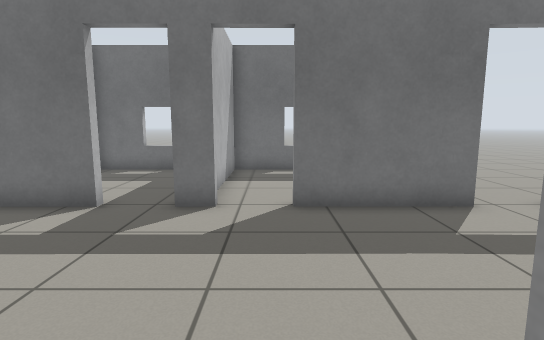
[1] (above)

15 first-person views from a walk through a world built for the Gazebo simulator. The camera is 0.94 m above the floor, tilts 8° down and sees 80° across. The floor is counted in squares, 0.5 m on a side. Each view is taken from the middle of a square. On the plan, view 1 faces up. The plan holds only what a view shows up to about 17 squares ahead; the rest is blank.

[2]
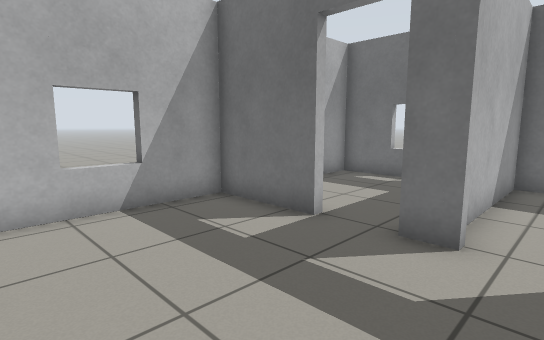

[3]
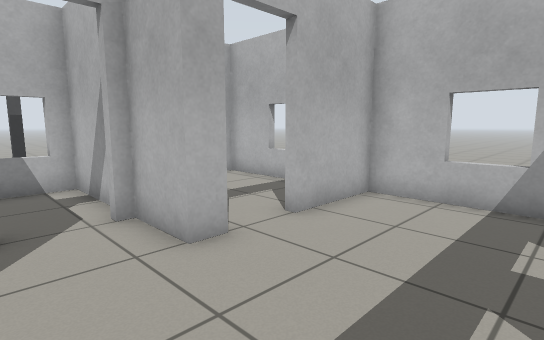

[4]
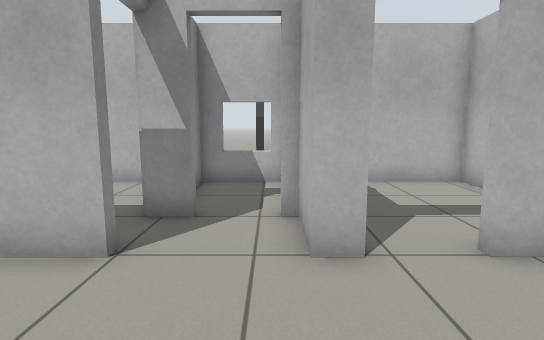

[5]
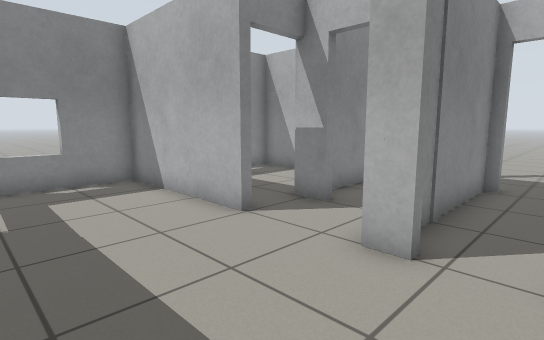

[6]
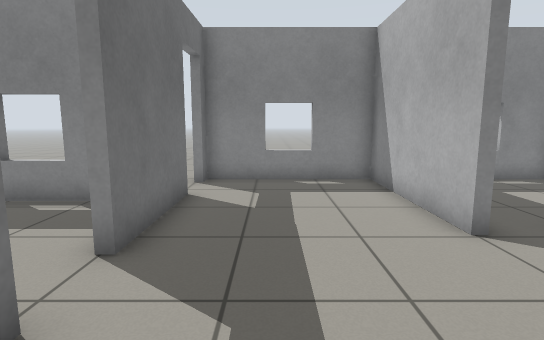

[7]
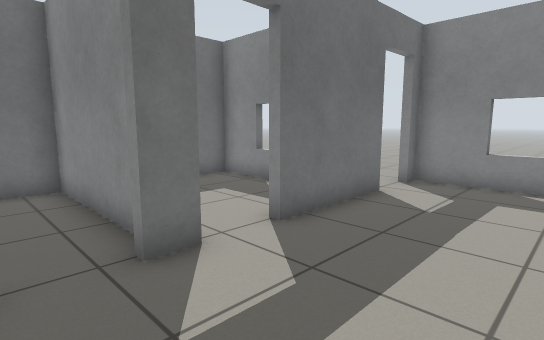

[8]
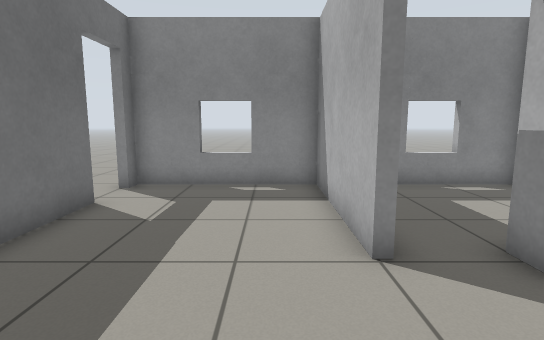

[9]
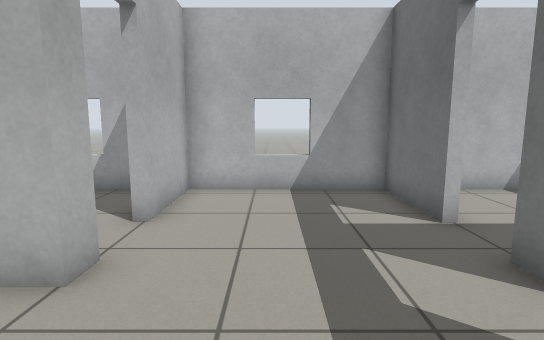

[10]
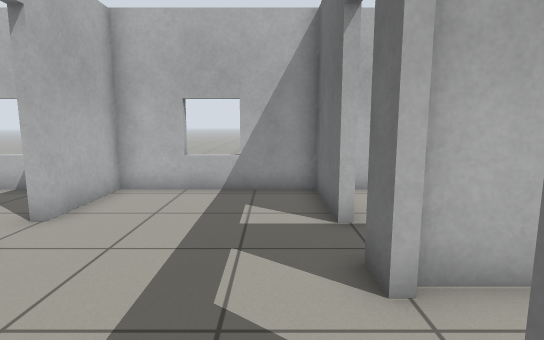

[11]
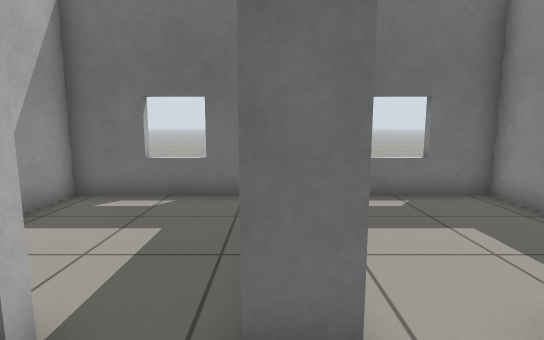

[12]
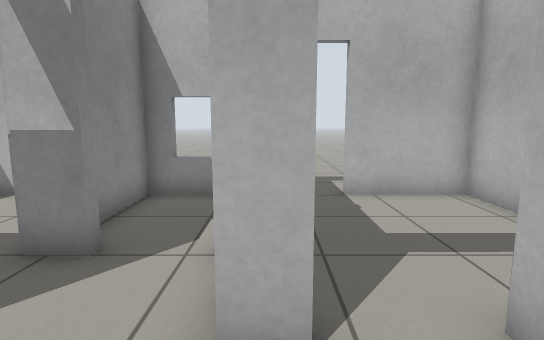

[13]
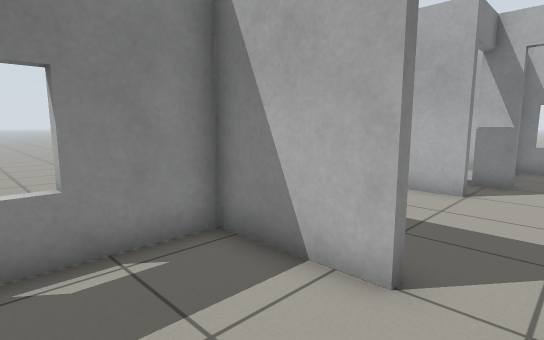

[14]
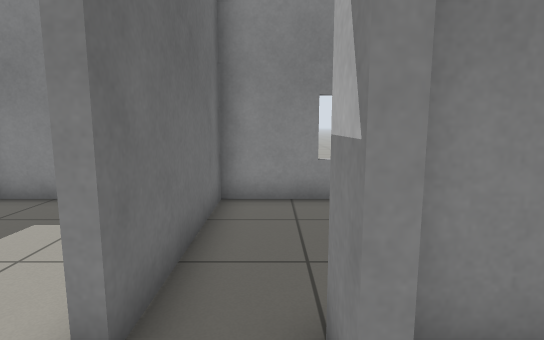

[15]
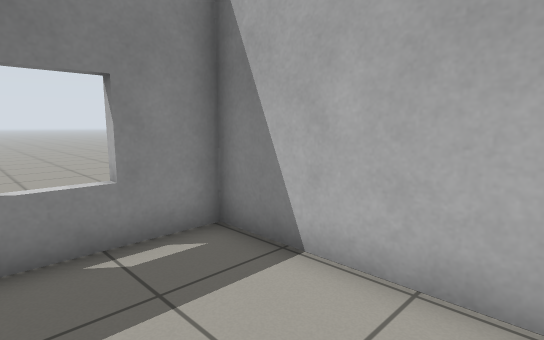

### Floor plan
Points are (right, up) in squares from view 1. A wall is a line through its corners. A room is listed if a view was taken in it or the views show most of it. See-through windows are left out.
Room 1 (views 1, 2, 3, 4, 5, 6, 7, 8, 9, 10, 11, 12, 14)
walls: (1.2, 1.6) (7, 1.6) (7, 7.3); (-2.4, 1.6) (-1.6, 1.6) (-1.6, -0.5) (-1.3, -0.5); (-1.2, 7.3) (-2.3, 7.3); (-3.9, 7.3) (-7.3, 7.2) (-7.3, 1.6) (-4, 1.6); (4.7, 7.3) (0.4, 7.3)
ways out: open door at (-0.5, 7.5) to room 2; open door at (1.5, 0.5) to room 3; open door at (-3.3, 1.3) to room 4; open door at (-3.3, 7.3) to room 5; open door at (-0.5, -1) to room 6; open door at (5.5, 7)
Room 2 (view 13)
walls: (0.4, 7.6) (3.8, 7.6) (3.8, 13.5) (-1.6, 13.5) (-1.6, 7.6)
ways out: open door at (-0.5, 7.5) to room 1
Room 3 (view 15)
walls: (2.1, -4.6) (7, -4.6) (7, 1.3) (1.2, 1.3)
ways out: open door at (1.5, 0.5) to room 1
Room 4 (no view inside)
walls: (-7.3, 0) (-7.3, -4.6) (-3.9, -4.6); (-1.9, -4.6) (-1.9, 0)
ways out: open door at (-3.3, 1.3) to room 1; open door at (-3.5, -5)
Room 5 (no view inside)
walls: (-1.9, 8.5) (-1.9, 13.5) (-7.3, 13.5) (-7.3, 8.4)
ways out: open door at (-3.3, 7.3) to room 1
Room 6 (no view inside)
walls: (-1.6, -1.9) (-1.6, -4.6) (1.3, -4.6) (1.3, -1)
ways out: open door at (-0.5, -1) to room 1

Positions as (right, up) in squares from view 1, and headings:
1: (0, 0), facing up
2: (0, 2), facing up-left
3: (1, 6), facing down-left
4: (-1, 6), facing down
5: (-4, 6), facing down-right
6: (-4, 5), facing right
7: (-4, 3), facing up-right
8: (-3, 3), facing right
9: (2, 4), facing left
10: (2, 6), facing left
11: (-2, 5), facing up
12: (-2, 4), facing down
13: (-1, 11), facing down-right
14: (-1, 0), facing right
15: (2, -1), facing down-right
